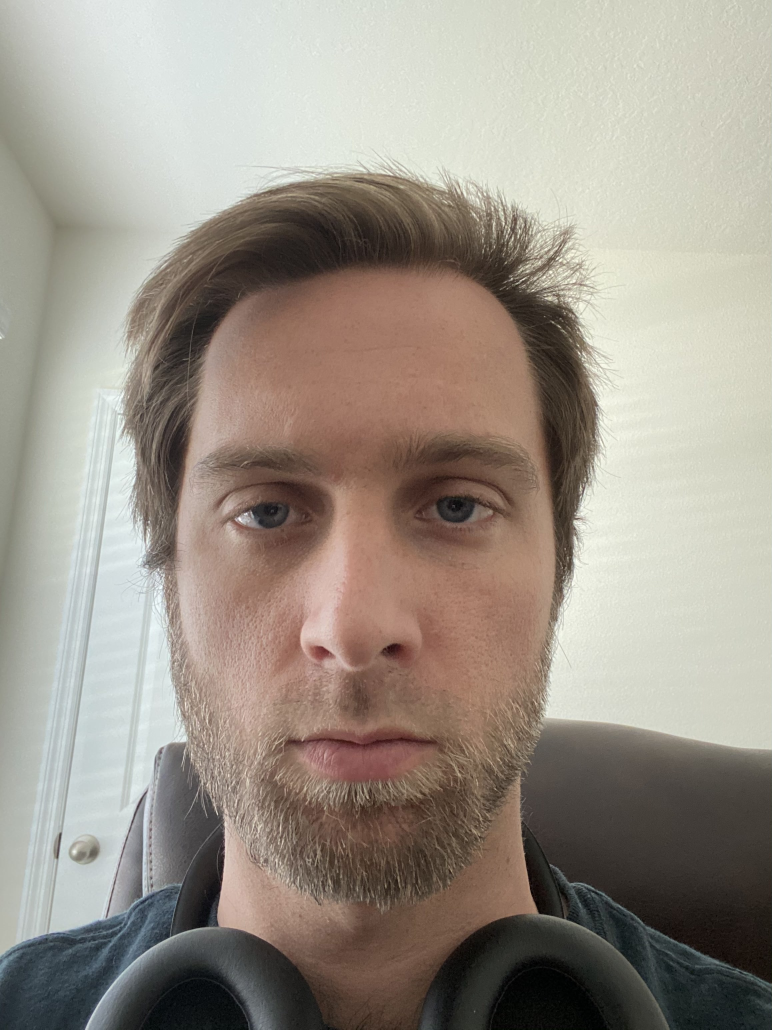
#> input picture test.jpg, 2316 x 3088 px (shown at 1/3 size)
$ jupyter execute 3-Resize.ipynb   (shell and % lines are left out)
#> lines starting #> are read from the running program, lines starting #| are printed output that depends on the picture
[cell 1]
import numpy as np
import cv2
import matplotlib.pyplot as plt

[cell 2]
image = cv2.imread('../test.jpg') # RGB format
#> image is the input picture: shape (3088, 2316, 3); mean B, G, R 136.7, 147.2, 155.6
gray_image = cv2.cvtColor(image, cv2.COLOR_BGR2GRAY)
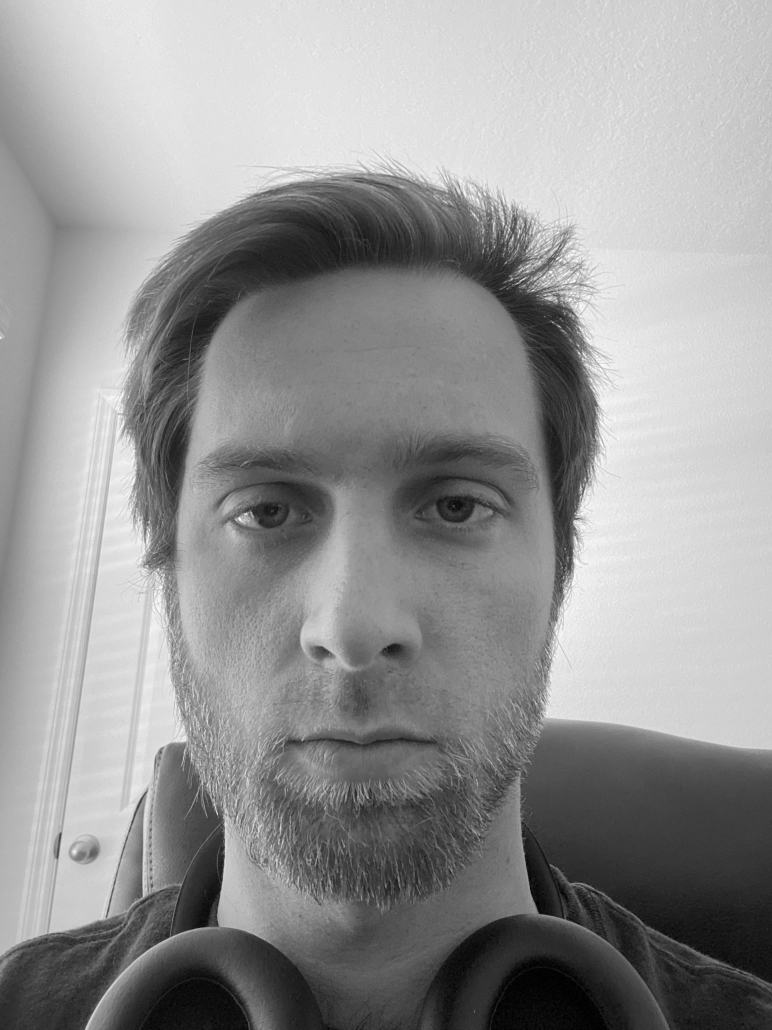
#> gray_image: shape (3088, 2316) (shown at 1/3 size); min 0, max 255, mean 148.5
plt.imshow(gray_image, cmap='gray')

[cell 3]
# shrink
image_re = cv2.resize(gray_image, (500,700), cv2.INTER_AREA)
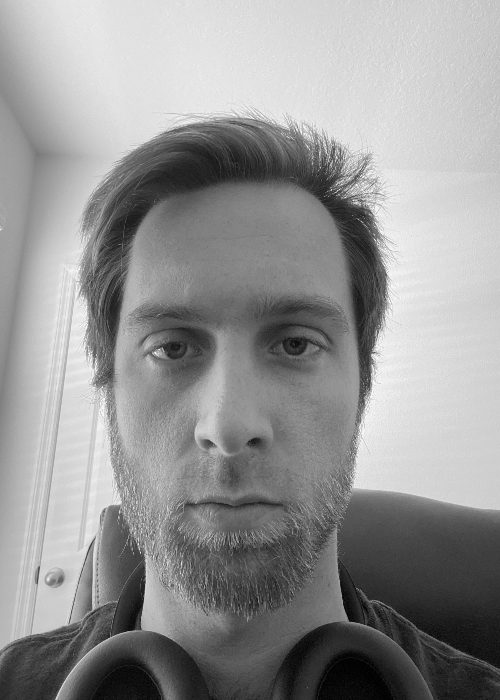
#> image_re: shape (700, 500); min 0, max 254, mean 148.4
image_re.shape
#> Out = (700, 500)

[cell 4]
plt.imshow(image_re,cmap='gray')

[cell 5]
# enlarge
image_re = cv2.resize(gray_image, (2000,3000), cv2.INTER_CUBIC)
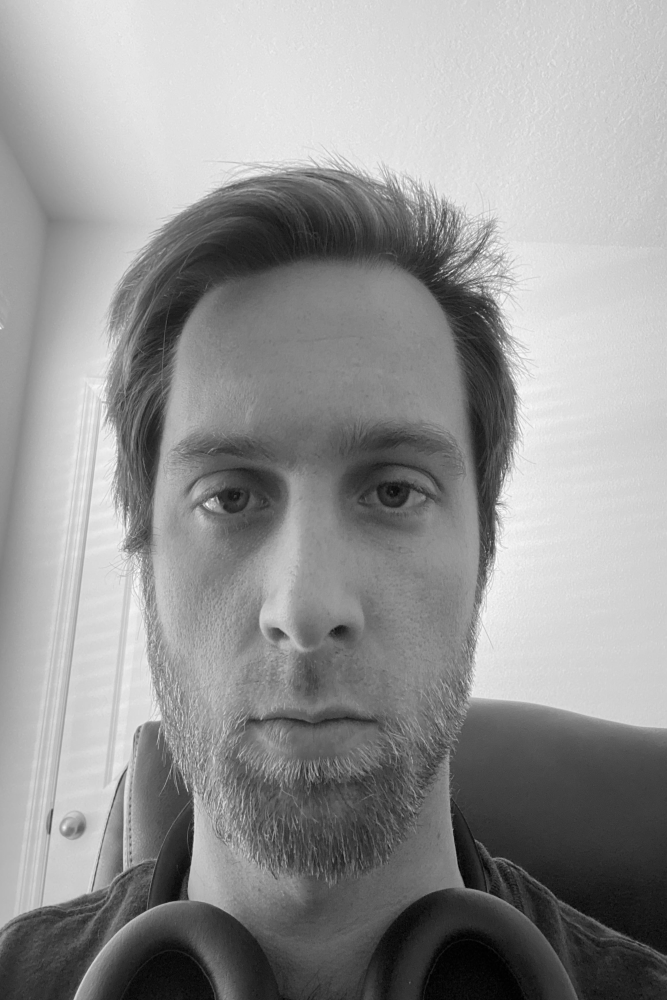
#> image_re: shape (3000, 2000) (shown at 1/3 size); min 0, max 255, mean 148.4
image_re.shape
#> Out = (3000, 2000)
